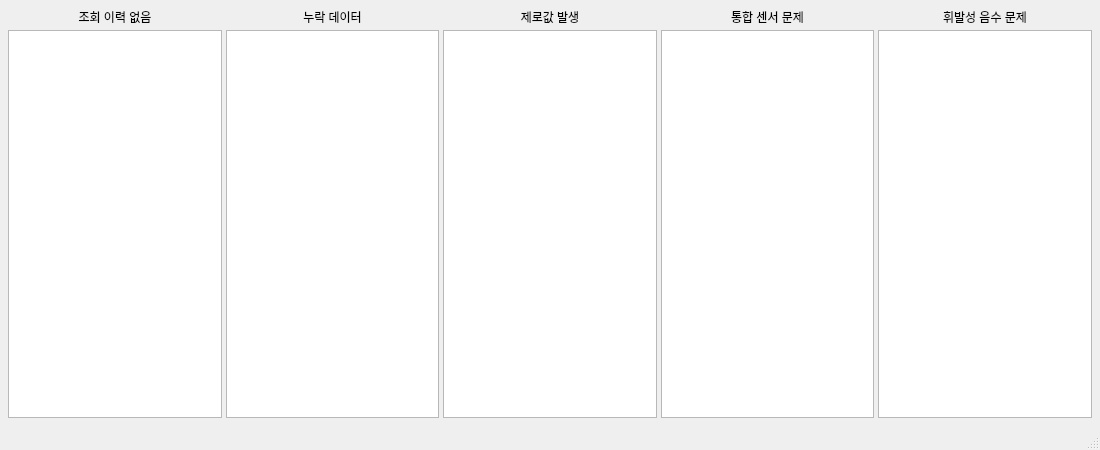
<?xml version="1.0" encoding="UTF-8"?>
<ui version="4.0">
 <class>mainWindow</class>
 <widget class="QMainWindow" name="mainWindow">
  <property name="geometry">
   <rect>
    <x>0</x>
    <y>0</y>
    <width>1100</width>
    <height>450</height>
   </rect>
  </property>
  <property name="windowTitle">
   <string>미세먼지 이상 분석 프로그램</string>
  </property>
  <widget class="QWidget" name="centralwidget">
   <widget class="QWidget" name="containerWidget">
    <property name="geometry">
     <rect>
      <x>8</x>
      <y>8</y>
      <width>1084</width>
      <height>410</height>
     </rect>
    </property>
    <layout class="QVBoxLayout" name="verticalLayout">
     <property name="spacing">
      <number>4</number>
     </property>
     <property name="leftMargin">
      <number>0</number>
     </property>
     <property name="topMargin">
      <number>0</number>
     </property>
     <property name="rightMargin">
      <number>0</number>
     </property>
     <property name="bottomMargin">
      <number>0</number>
     </property>
     <item>
      <layout class="QHBoxLayout" name="labelLayout">
       <property name="spacing">
        <number>4</number>
       </property>
       <item>
        <widget class="QLabel" name="label_5">
         <property name="text">
          <string>조회 이력 없음</string>
         </property>
         <property name="alignment">
          <set>Qt::AlignCenter</set>
         </property>
        </widget>
       </item>
       <item>
        <widget class="QLabel" name="label_4">
         <property name="text">
          <string>누락 데이터</string>
         </property>
         <property name="alignment">
          <set>Qt::AlignCenter</set>
         </property>
        </widget>
       </item>
       <item>
        <widget class="QLabel" name="label_3">
         <property name="text">
          <string>제로값 발생</string>
         </property>
         <property name="alignment">
          <set>Qt::AlignCenter</set>
         </property>
        </widget>
       </item>
       <item>
        <widget class="QLabel" name="label">
         <property name="text">
          <string>통합 센서 문제</string>
         </property>
         <property name="alignment">
          <set>Qt::AlignCenter</set>
         </property>
        </widget>
       </item>
       <item>
        <widget class="QLabel" name="label_2">
         <property name="text">
          <string>휘발성 음수 문제</string>
         </property>
         <property name="alignment">
          <set>Qt::AlignCenter</set>
         </property>
        </widget>
       </item>
      </layout>
     </item>
     <item>
      <layout class="QHBoxLayout" name="listLayout">
       <property name="spacing">
        <number>4</number>
       </property>
       <item>
        <widget class="QListView" name="listView_1">
         <property name="alternatingRowColors">
          <bool>true</bool>
         </property>
        </widget>
       </item>
       <item>
        <widget class="QListView" name="listView_2">
         <property name="alternatingRowColors">
          <bool>true</bool>
         </property>
        </widget>
       </item>
       <item>
        <widget class="QListView" name="listView_3">
         <property name="alternatingRowColors">
          <bool>true</bool>
         </property>
        </widget>
       </item>
       <item>
        <widget class="QListView" name="listView_4">
         <property name="alternatingRowColors">
          <bool>true</bool>
         </property>
        </widget>
       </item>
       <item>
        <widget class="QListView" name="listView_5">
         <property name="alternatingRowColors">
          <bool>true</bool>
         </property>
        </widget>
       </item>
      </layout>
     </item>
    </layout>
   </widget>
  </widget>
  <widget class="QMenuBar" name="menubar">
   <property name="geometry">
    <rect>
     <x>0</x>
     <y>0</y>
     <width>1100</width>
     <height>21</height>
    </rect>
   </property>
  </widget>
  <widget class="QStatusBar" name="statusbar"/>
 </widget>
 <resources/>
 <connections/>
</ui>
